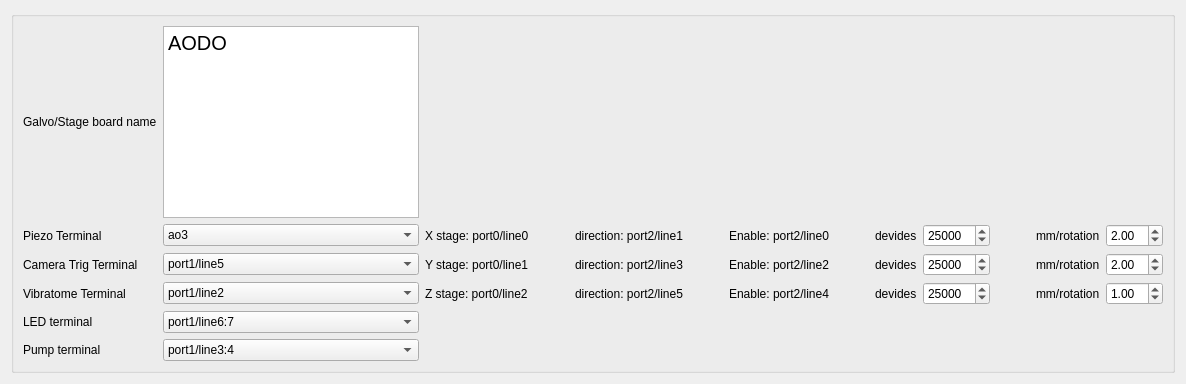
        <widget class="QWidget" name="Lasertab">
         <attribute name="title">
          <string>Terminals</string>
         </attribute>
         <layout class="QHBoxLayout" name="horizontalLayout_9">
          <item>
           <widget class="QGroupBox" name="groupBox_4">
            <property name="maximumSize">
             <size>
              <width>16777215</width>
              <height>16777215</height>
             </size>
            </property>
            <property name="title">
             <string/>
            </property>
            <layout class="QGridLayout" name="gridLayout_19">
             <item row="5" column="11">
              <widget class="QLabel" name="label_57">
               <property name="text">
                <string>mm/rotation</string>
               </property>
              </widget>
             </item>
             <item row="0" column="1">
              <widget class="QTextEdit" name="AODOboard">
               <property name="html">
                <string>&lt;!DOCTYPE HTML PUBLIC &quot;-//W3C//DTD HTML 4.0//EN&quot; &quot;http://www.w3.org/TR/REC-html40/strict.dtd&quot;&gt;
&lt;html&gt;&lt;head&gt;&lt;meta name=&quot;qrichtext&quot; content=&quot;1&quot; /&gt;&lt;style type=&quot;text/css&quot;&gt;
p, li { white-space: pre-wrap; }
&lt;/style&gt;&lt;/head&gt;&lt;body style=&quot; font-family:'Microsoft YaHei UI'; font-size:15pt; font-weight:400; font-style:normal;&quot;&gt;
&lt;p style=&quot; margin-top:0px; margin-bottom:0px; margin-left:0px; margin-right:0px; -qt-block-indent:0; text-indent:0px;&quot;&gt;&lt;span style=&quot; font-family:'SimSun';&quot;&gt;AODO&lt;/span&gt;&lt;/p&gt;&lt;/body&gt;&lt;/html&gt;</string>
               </property>
              </widget>
             </item>
             <item row="1" column="12">
              <widget class="QDoubleSpinBox" name="Xmm">
               <property name="value">
                <double>2.000000000000000</double>
               </property>
              </widget>
             </item>
             <item row="5" column="8">
              <widget class="QLabel" name="label_54">
               <property name="text">
                <string>devides</string>
               </property>
              </widget>
             </item>
             <item row="5" column="4">
              <widget class="QLabel" name="label_48">
               <property name="text">
                <string>direction: port2/line5</string>
               </property>
              </widget>
             </item>
             <item row="1" column="5">
              <spacer name="horizontalSpacer_4">
               <property name="orientation">
                <enum>Qt::Horizontal</enum>
               </property>
               <property name="sizeHint" stdset="0">
                <size>
                 <width>40</width>
                 <height>20</height>
                </size>
               </property>
              </spacer>
             </item>
             <item row="1" column="6">
              <widget class="QLabel" name="label_49">
               <property name="text">
                <string>Enable: port2/line0</string>
               </property>
              </widget>
             </item>
             <item row="5" column="0">
              <widget class="QLabel" name="label_39">
               <property name="text">
                <string>Vibratome Terminal</string>
               </property>
              </widget>
             </item>
             <item row="1" column="9">
              <widget class="QSpinBox" name="Xdevides">
               <property name="maximum">
                <number>1000000</number>
               </property>
               <property name="value">
                <number>25000</number>
               </property>
              </widget>
             </item>
             <item row="5" column="12">
              <widget class="QDoubleSpinBox" name="Zmm">
               <property name="value">
                <double>1.000000000000000</double>
               </property>
              </widget>
             </item>
             <item row="1" column="2">
              <widget class="QLabel" name="label_40">
               <property name="text">
                <string>X stage: port0/line0</string>
               </property>
              </widget>
             </item>
             <item row="3" column="3">
              <spacer name="horizontalSpacer_6">
               <property name="orientation">
                <enum>Qt::Horizontal</enum>
               </property>
               <property name="sizeHint" stdset="0">
                <size>
                 <width>40</width>
                 <height>20</height>
                </size>
               </property>
              </spacer>
             </item>
             <item row="3" column="6">
              <widget class="QLabel" name="label_50">
               <property name="text">
                <string>Enable: port2/line2</string>
               </property>
              </widget>
             </item>
             <item row="3" column="2">
              <widget class="QLabel" name="label_41">
               <property name="text">
                <string>Y stage: port0/line1</string>
               </property>
              </widget>
             </item>
             <item row="5" column="6">
              <widget class="QLabel" name="label_51">
               <property name="text">
                <string>Enable: port2/line4</string>
               </property>
              </widget>
             </item>
             <item row="1" column="1">
              <widget class="QComboBox" name="PiezoAO">
               <item>
                <property name="text">
                 <string>ao3</string>
                </property>
               </item>
               <item>
                <property name="text">
                 <string>ao0</string>
                </property>
               </item>
               <item>
                <property name="text">
                 <string>ao1</string>
                </property>
               </item>
               <item>
                <property name="text">
                 <string>ao2</string>
                </property>
               </item>
              </widget>
             </item>
             <item row="3" column="12">
              <widget class="QDoubleSpinBox" name="Ymm">
               <property name="value">
                <double>2.000000000000000</double>
               </property>
              </widget>
             </item>
             <item row="0" column="0">
              <widget class="QLabel" name="label_44">
               <property name="text">
                <string>Galvo/Stage board name</string>
               </property>
              </widget>
             </item>
             <item row="3" column="8">
              <widget class="QLabel" name="label_53">
               <property name="text">
                <string>devides</string>
               </property>
              </widget>
             </item>
             <item row="3" column="9">
              <widget class="QSpinBox" name="Ydevides">
               <property name="maximum">
                <number>1000000</number>
               </property>
               <property name="value">
                <number>25000</number>
               </property>
              </widget>
             </item>
             <item row="1" column="7">
              <spacer name="horizontalSpacer_5">
               <property name="orientation">
                <enum>Qt::Horizontal</enum>
               </property>
               <property name="sizeHint" stdset="0">
                <size>
                 <width>40</width>
                 <height>20</height>
                </size>
               </property>
              </spacer>
             </item>
             <item row="3" column="0">
              <widget class="QLabel" name="label_13">
               <property name="text">
                <string>Camera Trig Terminal</string>
               </property>
              </widget>
             </item>
             <item row="1" column="11">
              <widget class="QLabel" name="label_55">
               <property name="text">
                <string>mm/rotation</string>
               </property>
              </widget>
             </item>
             <item row="5" column="9">
              <widget class="QSpinBox" name="Zdevides">
               <property name="maximum">
                <number>1000000</number>
               </property>
               <property name="value">
                <number>25000</number>
               </property>
              </widget>
             </item>
             <item row="3" column="11">
              <widget class="QLabel" name="label_56">
               <property name="text">
                <string>mm/rotation</string>
               </property>
              </widget>
             </item>
             <item row="1" column="10">
              <spacer name="horizontalSpacer_7">
               <property name="orientation">
                <enum>Qt::Horizontal</enum>
               </property>
               <property name="sizeHint" stdset="0">
                <size>
                 <width>40</width>
                 <height>20</height>
                </size>
               </property>
              </spacer>
             </item>
             <item row="6" column="0">
              <widget class="QLabel" name="label_31">
               <property name="text">
                <string>LED terminal</string>
               </property>
              </widget>
             </item>
             <item row="1" column="8">
              <widget class="QLabel" name="label_52">
               <property name="text">
                <string>devides</string>
               </property>
              </widget>
             </item>
             <item row="1" column="0">
              <widget class="QLabel" name="label_38">
               <property name="text">
                <string>Piezo Terminal</string>
               </property>
              </widget>
             </item>
             <item row="3" column="1">
              <widget class="QComboBox" name="CameraTrig">
               <item>
                <property name="text">
                 <string>port1/line5</string>
                </property>
               </item>
               <item>
                <property name="text">
                 <string>PFI1</string>
                </property>
               </item>
               <item>
                <property name="text">
                 <string>PFI0</string>
                </property>
               </item>
               <item>
                <property name="text">
                 <string>PFI2</string>
                </property>
               </item>
               <item>
                <property name="text">
                 <string>PFI3</string>
                </property>
               </item>
               <item>
                <property name="text">
                 <string>PFI4</string>
                </property>
               </item>
               <item>
                <property name="text">
                 <string>PFI5</string>
                </property>
               </item>
               <item>
                <property name="text">
                 <string>PFI6</string>
                </property>
               </item>
               <item>
                <property name="text">
                 <string>PFI7</string>
                </property>
               </item>
              </widget>
             </item>
             <item row="5" column="1">
              <widget class="QComboBox" name="VibEnable">
               <item>
                <property name="text">
                 <string>port1/line2</string>
                </property>
               </item>
               <item>
                <property name="text">
                 <string>port2/line5</string>
                </property>
               </item>
               <item>
                <property name="text">
                 <string>PFI0</string>
                </property>
               </item>
               <item>
                <property name="text">
                 <string>PFI1</string>
                </property>
               </item>
               <item>
                <property name="text">
                 <string>PFI3</string>
                </property>
               </item>
               <item>
                <property name="text">
                 <string>PFI4</string>
                </property>
               </item>
               <item>
                <property name="text">
                 <string>PFI5</string>
                </property>
               </item>
               <item>
                <property name="text">
                 <string>PFI6</string>
                </property>
               </item>
               <item>
                <property name="text">
                 <string>PFI7</string>
                </property>
               </item>
              </widget>
             </item>
             <item row="6" column="1">
              <widget class="QComboBox" name="LEDEnable">
               <item>
                <property name="text">
                 <string>port1/line6:7</string>
                </property>
               </item>
              </widget>
             </item>
             <item row="3" column="4">
              <widget class="QLabel" name="label_47">
               <property name="text">
                <string>direction: port2/line3</string>
               </property>
              </widget>
             </item>
             <item row="5" column="2">
              <widget class="QLabel" name="label_42">
               <property name="text">
                <string>Z stage: port0/line2</string>
               </property>
              </widget>
             </item>
             <item row="1" column="4">
              <widget class="QLabel" name="label_46">
               <property name="text">
                <string>direction: port2/line1</string>
               </property>
              </widget>
             </item>
             <item row="7" column="0">
              <widget class="QLabel" name="label_32">
               <property name="text">
                <string>Pump terminal</string>
               </property>
              </widget>
             </item>
             <item row="7" column="1">
              <widget class="QComboBox" name="PumpEnable">
               <item>
                <property name="text">
                 <string>port1/line3:4</string>
                </property>
               </item>
              </widget>
             </item>
            </layout>
           </widget>
          </item>
         </layout>
        </widget>
